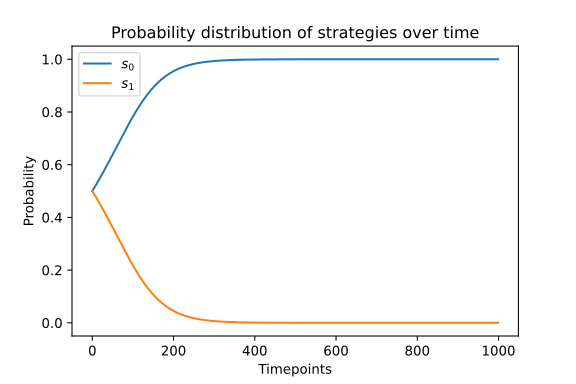

Source code (Python):
"""
Code to draw plot for the documentation.

This plots an example of an stable steady state.

The code should match the reference code in the documentation.
"""
import numpy as np
import nashpy as nash
import matplotlib.pyplot as plt

A = np.array([[4, 3], [2, 3]])
game = nash.Game(A)
y0 = np.array([1 / 2, 1 / 2])
timepoints = np.linspace(0, 10, 1000)

plt.plot(game.replicator_dynamics(y0=y0, timepoints=timepoints))
plt.xlabel("Timepoints")
plt.ylabel("Probability")
plt.title("Probability distribution of strategies over time")
plt.legend([f"$s_{0}$", f"$s_{1}$"])

plt.savefig("main.svg", transparent=True)